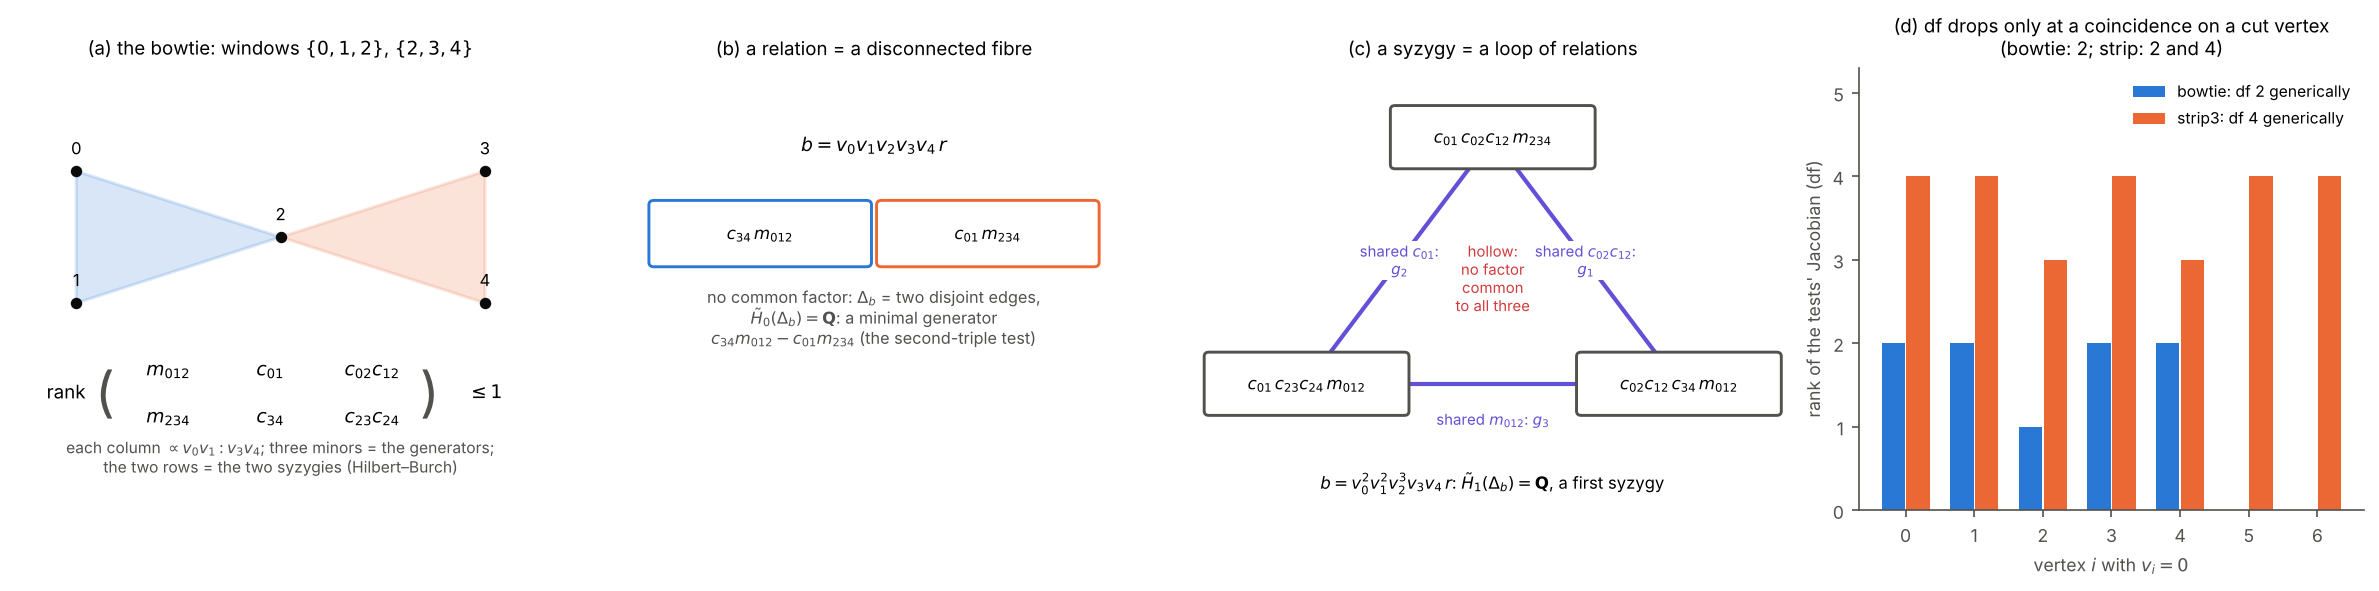

Recreate this plot in Python.
"""Figure for Phase III Stage 1: relations and syzygies. (a) the bowtie cover and its Hilbert-Burch matrix; (b) a generator as a
disconnected fibre: two factorisations of v0 v1 v2 v3 v4 r; (c) a first syzygy as a hollow triangle: three factorisations of
v0^2 v1^2 v2^3 v3 v4 r, pairwise linked by the three generators, with no common link; (d) test degrees of freedom: the codimension as
triples are added, and its drop at a coincidence on each vertex (bowtie, strip3)."""
import json, os
import numpy as np
import matplotlib
matplotlib.use("Agg")
import matplotlib.pyplot as plt
from matplotlib.patches import Polygon, FancyBboxPatch
HERE = os.path.dirname(os.path.abspath(__file__)); D = json.load(open(os.path.join(HERE, "..", "lab", "syzygy.json")))
BLUE, ORANGE, VIOLET, AQUA, GREY, CRIT = "#2a78d6", "#eb6834", "#6250d6", "#1baf7a", "#8c8c8c", "#d03b3b"; INK, INK2 = "#0b0b0b", "#52514e"
plt.rcParams.update({"font.size": 8.5, "axes.edgecolor": INK2, "axes.labelcolor": INK2, "xtick.color": INK2, "ytick.color": INK2, "axes.spines.top": False, "axes.spines.right": False})
fig, ax = plt.subplots(1, 4, figsize=(16, 4.0), gridspec_kw=dict(width_ratios=[1.05, 1, 1.15, 1]))
a = ax[0]; a.axis("off"); a.set_xlim(-1.3, 1.3); a.set_ylim(-1.25, 1.1)
pos = {0: (-1.0, 0.55), 1: (-1.0, -0.15), 2: (0, 0.2), 3: (1.0, 0.55), 4: (1.0, -0.15)}
for T, col in (((0, 1, 2), BLUE), ((2, 3, 4), ORANGE)):
    a.add_patch(Polygon([pos[i] for i in T], closed=True, fc=col, alpha=0.18, ec=col, lw=1.5))
for i, p in pos.items(): a.scatter(*p, color=INK, zorder=3, s=20); a.text(p[0], p[1] + 0.09, str(i), ha="center", fontsize=8)
a.text(-1.05, -0.62, "rank", ha="center", va="center", fontsize=9)
for j, (t1, t2) in enumerate((("$m_{012}$", "$m_{234}$"), ("$c_{01}$", "$c_{34}$"), ("$c_{02}c_{12}$", "$c_{23}c_{24}$"))):
    a.text(-0.55 + 0.5 * j, -0.5, t1, ha="center", va="center", fontsize=9); a.text(-0.55 + 0.5 * j, -0.75, t2, ha="center", va="center", fontsize=9)
a.text(-0.86, -0.62, "(", ha="center", va="center", fontsize=26, color=INK2); a.text(0.73, -0.62, ")", ha="center", va="center", fontsize=26, color=INK2)
a.text(1.0, -0.62, "$\\leq 1$", ha="center", va="center", fontsize=9)
a.text(0, -1.05, "each column $\\propto v_0v_1:v_3v_4$; three minors = the generators;\nthe two rows = the two syzygies (Hilbert–Burch)", ha="center", fontsize=7.5, color=INK2)
a.set_title("(a) the bowtie: windows $\\{0,1,2\\}$, $\\{2,3,4\\}$", fontsize=9)
def box(a, xy, s, col):
    a.add_patch(FancyBboxPatch((xy[0] - 0.42, xy[1] - 0.13), 0.84, 0.26, boxstyle="round,pad=0.02", fc="white", ec=col, lw=1.4, zorder=3)); a.text(*xy, s, ha="center", va="center", fontsize=8, zorder=4)
a = ax[1]; a.axis("off"); a.set_xlim(-1, 1); a.set_ylim(-1, 1)
box(a, (-0.45, 0.25), "$c_{34}\\,m_{012}$", BLUE); box(a, (0.45, 0.25), "$c_{01}\\,m_{234}$", ORANGE)
a.text(0, 0.62, "$b=v_0v_1v_2v_3v_4\\,r$", ha="center", fontsize=9)
a.text(0, -0.25, "no common factor: $\\Delta_b$ = two disjoint edges,\n$\\tilde H_0(\\Delta_b)=\\mathbf{Q}$: a minimal generator\n$c_{34}m_{012}-c_{01}m_{234}$ (the second-triple test)", ha="center", fontsize=7.8, color=INK2)
a.set_title("(b) a relation = a disconnected fibre", fontsize=9)
a = ax[2]; a.axis("off"); a.set_xlim(-1.25, 1.25); a.set_ylim(-1.05, 1.05)
P = {"A": (0, 0.72), "B": (-0.8, -0.45), "C": (0.8, -0.45)}
lab = {"A": "$c_{01}\\,c_{02}c_{12}\\,m_{234}$", "B": "$c_{01}\\,c_{23}c_{24}\\,m_{012}$", "C": "$c_{02}c_{12}\\,c_{34}\\,m_{012}$"}
for (x, y), (z, w), s in ((P["A"], P["B"], "shared $c_{01}$:\n$g_2$"), (P["A"], P["C"], "shared $c_{02}c_{12}$:\n$g_1$"), (P["B"], P["C"], "shared $m_{012}$: $g_3$")):
    a.plot([x, z], [y, w], color=VIOLET, lw=2); a.text((x + z) / 2 + (0.0 if y != w else 0), (y + w) / 2 + (-0.17 if y == w else 0.0), s, ha="center", va="center", fontsize=7.2, color=VIOLET,
                                                          bbox=dict(fc="white", ec="none", pad=0.5))
for k, xy in P.items(): box(a, xy, lab[k], INK2)
a.text(0, 0.05, "hollow:\nno factor\ncommon\nto all three", ha="center", va="center", fontsize=7.2, color=CRIT)
a.text(0, -0.95, "$b=v_0^2v_1^2v_2^3v_3v_4\\,r$: $\\tilde H_1(\\Delta_b)=\\mathbf{Q}$, a first syzygy", ha="center", fontsize=8)
a.set_title("(c) a syzygy = a loop of relations", fontsize=9)
a = ax[3]; df = D["tests_df"]
for k, col, off in (("bowtie", BLUE, -0.18), ("strip3", ORANGE, 0.18)):
    rk = df[k]["coincidence_rank"]; xs = np.arange(len(rk)) + off
    a.bar(xs, rk, width=0.34, color=col, label=f"{k}: df {df[k]['codim']} generically")
a.set_xticks(range(7)); a.set_xlabel("vertex $i$ with $v_i=0$"); a.set_ylabel("rank of the tests' Jacobian (df)")
a.legend(frameon=False, fontsize=7.5, loc="upper right"); a.set_ylim(0, 5.3)
a.set_title("(d) df drops only at a coincidence on a cut vertex\n(bowtie: 2; strip: 2 and 4)", fontsize=9)
plt.tight_layout(); fig.savefig(os.path.join(HERE, "fig_syzygy.pdf"), bbox_inches="tight"); fig.savefig(os.path.join(HERE, "fig_syzygy.png"), dpi=150, bbox_inches="tight"); print("ok")
